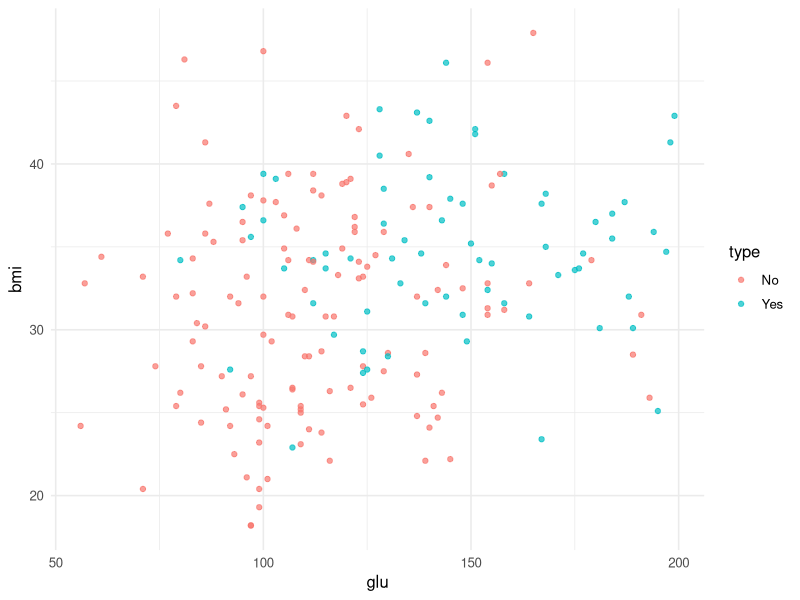
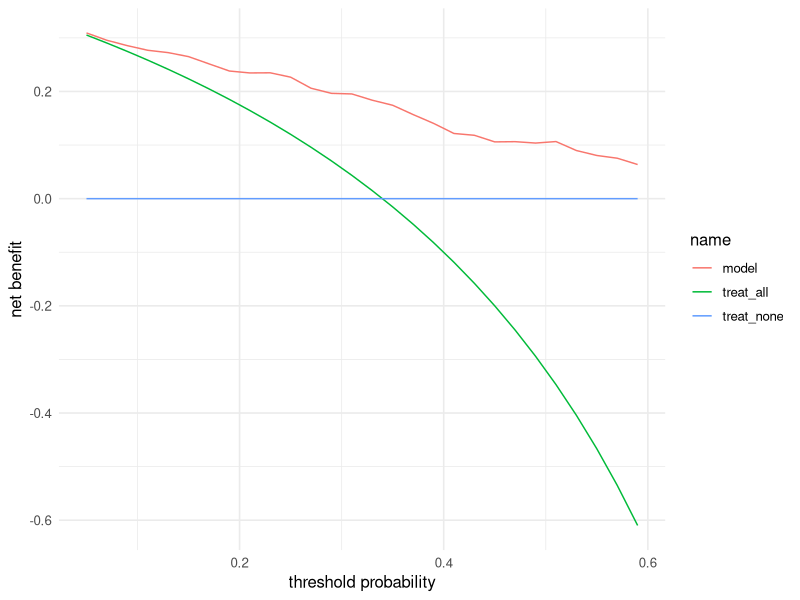

These figures' R source, in order:
## ---- chunk 1
#| label: setup
library(tidyverse)
library(pROC)
library(MASS)
set.seed(42)
theme_set(theme_minimal(base_size = 12))
## ---- chunk 2
d <- as_tibble(MASS::Pima.tr)
ggplot(d, aes(glu, bmi, colour = type)) + geom_point(alpha = 0.7)
## ---- chunk 3
fit <- glm(type ~ glu + bmi + age, data = d, family = binomial())
d$p <- predict(fit, type = "response")
r  <- roc(d$type, d$p, direction = "<", quiet = TRUE)
auc(r)
coords(r, "best", ret = c("threshold", "sensitivity", "specificity",
                          "youden"), transpose = FALSE)
## ---- chunk 4
fit0 <- glm(type ~ glu, data = d, family = binomial())
p0 <- predict(fit0, type = "response")
p1 <- d$p
# Continuous NRI
case   <- d$type == "Yes"
nri_up <- mean(p1[case]  > p0[case])   - mean(p1[case]  < p0[case])
nri_dn <- mean(p1[!case] < p0[!case])  - mean(p1[!case] > p0[!case])
nri <- nri_up + nri_dn
c(nri_cases = nri_up, nri_noncases = nri_dn, nri_total = nri)
## ---- chunk 5
thr <- seq(0.05, 0.6, by = 0.02)
dca <- sapply(thr, function(t) {
  treat <- p1 > t
  tp <- sum(treat &  case); fp <- sum(treat & !case); N <- length(case)
  tp / N - (fp / N) * (t / (1 - t))
})
nb_all <- sapply(thr, function(t) {
  tp <- sum(case); fp <- sum(!case); N <- length(case)
  tp / N - (fp / N) * (t / (1 - t))
})
tibble(threshold = thr, model = dca, treat_all = nb_all, treat_none = 0) |>
  pivot_longer(-threshold) |>
  ggplot(aes(threshold, value, colour = name)) + geom_line() +
  labs(x = "threshold probability", y = "net benefit")
## ---- chunk 6
sessionInfo()
